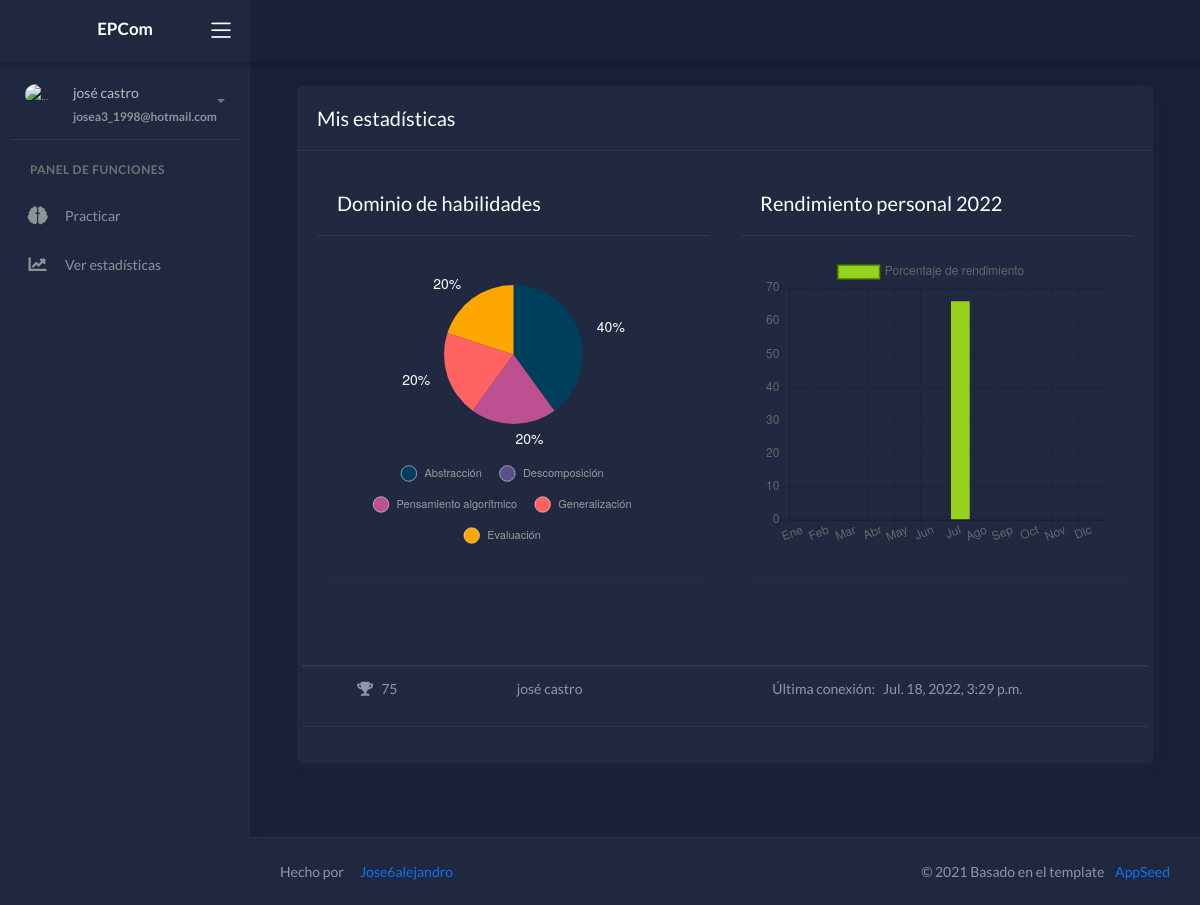
/home/stats/ (signed in), run on the app's committed database.
### statistics_app/models.py (models this page shows, shortened)
class My_Skills(models.Model):
   user = models.ForeignKey(User, on_delete=models.CASCADE, blank=True)
   score = models.IntegerField(default=0, blank=True)
   abstraction = models.IntegerField(default=0, blank=True)
   decomposition = models.IntegerField(default=0, blank=True)
   algorithms = models.IntegerField(default=0, blank=True)
   generalization = models.IntegerField(default=0, blank=True)
   evaluation = models.IntegerField(default=0, blank=True)
   attempts = models.IntegerField(default=0, blank=True)
   correct_answers = models.IntegerField(default=0, blank=True)

### statistics_app/views.py (the view)
# urls.py: path('home/stats/',views.my_stats, name="stats"),
@login_required()
@user_passes_test(views.check, login_url= '/home/')
def my_stats(request):
    title = 'Mis estadísticas'
    user_skills = request.user.my_skills_set.get()
    user_performance = request.user.my_performance_set.get()
    year = date.today().year
    total_skills_value = (
                        user_skills.abstraction +
                        user_skills.decomposition +
                        user_skills.algorithms +
                        user_skills.generalization +
                        user_skills.evaluation
                        )
    return render(request, 'personal_stats.html', {
                                                    "skill": user_skills,
                                                    "performance": user_performance,
                                                    "total": total_skills_value,
                                                    "year": year,
                                                    "title": title
                                                    })

### register_app/views.py (called while the page is built)
def check(user):
    return user.user_profile_set.get().user_role

### templates/personal_stats.html (shortened to what this page needs)
{% extends "layouts/base.html" %}
{% block content %}
	<div class="wrapper">
		{% include 'includes/navigation.html' %}
        {% include 'includes/sidebar.html' %}
		<div class="main-panel">
			<div class="content">
			<div class="page-inner">
			<div class="page-header">
				<div class="col-md-12">
					<div class="card">
						<div class="card-header">
							<div class="card-title">{{title}}</div>
						</div>
						<div class="card-body">
							<div class="row">
								<div class="col-md-6 col-lg-6">
									<div class="card">
										<div class="card-header">
											<div class="card-title">Dominio de habilidades</div>
										</div>
										<div class="card-body">
											<div class="chart-container">
												<canvas id="skillsChart" style="width: 50%; height: 50%"></canvas>
											</div>
										</div>
									</div>
								</div>
								<div class="col-md-6 col-lg-6">
									<div class="card">
										<div class="card-header">
											<div class="card-title">Rendimiento personal {{year}}</div>
										</div>
										<div class="card-body">
											<div class="chart-container">
												<canvas id="performanceChart"></canvas>
											</div>
										</div>
									</div>
								</div>
								<div class="table-responsive">
									<table class="table table-hover">
										<thead>
											<tr>
												<th scope="col"> </th>
												<th scope="col"> </th>
												<th scope="col"> </th>
											</tr>
										</thead>
											<tbody>
												<tr class="text-center">
													<td>
														<p><i class="fas fa-trophy"></i> &nbsp; {{skill.score}}</p>
													</td>
													<td>
														<p>{{skill.user.first_name}} {{skill.user.last_name}}</p>
													</td>
													<td>
														<p>Última conexión: &nbsp; {{skill.user.last_login}}</p>
													</td>
												</tr>
											</tbody>
									</table>
								</div>
							</div>
						</div>
					</div>
				</div>
			</div>
			</div>
		{% include 'includes/footer.html' %}
		</div>
	</div>
{% endblock content %}
{% block javascripts %}
	<script>
		var performanceChart = document.getElementById('performanceChart').getContext('2d'),
		skillsChart = document.getElementById('skillsChart').getContext('2d')
		var barChart = new Chart(performanceChart, {
			type: 'bar',
			data: {
				labels: ["Ene", "Feb", "Mar", "Abr", "May", "Jun", "Jul", "Ago", "Sep", "Oct", "Nov", "Dic"],
				datasets : [{
					label: "Porcentaje de rendimiento",
					backgroundColor: '#95D11D',
					borderColor: '#4F9001',
					data: ['{{performance.january}}', '{{performance.february}}', '{{performance.march}}',
							'{{performance.april}}', '{{performance.may}}', '{{performance.june}}',
						 	'{{performance.july}}', '{{performance.august}}', '{{performance.september}}',
							'{{performance.october}}', '{{performance.november}}', '{{performance.december}}'],
				}],
			},
			options: {
				responsive: true,
				maintainAspectRatio: false,
				scales: {
					yAxes: [{
						ticks: {
							beginAtZero:true
						}
					}]
				},
			}
		});
		var pieChart = new Chart(skillsChart, {
			type: 'pie',
			data: {
				datasets: [{
					data: [('{{skill.abstraction}}'/'{{total}}') * 100,
							('{{skill.decomposition}}'/'{{total}}') * 100,
							('{{skill.algorithms}}'/'{{total}}') * 100,
							('{{skill.generalization}}'/'{{total}}') * 100,
							('{{skill.evaluation}}'/'{{total}}') * 100],
					backgroundColor :["#003f5c","#58508d","#bc5090","#ff6361" ,"#ffa600"],
					borderWidth: 0
				}],
				labels: ['Abstracción', 'Descomposición', 'Pensamiento algorítmico','Generalización', 'Evaluación']
			},
			options : {
				responsive: true,
				maintainAspectRatio: false,
				legend: {
					position : 'bottom',
					labels : {
						fontColor: 'rgb(154, 154, 154)',
						fontSize: 11,
						usePointStyle : true,
						padding: 20
					}
				},
				pieceLabel: {
					render: 'percentage',
					fontColor: 'white',
					fontSize: 14,
					position: 'outside'
				},
				tooltips: false,
				layout: {
					padding: {
						left: 5,
						right: 5,
						top: 5,
						bottom: 5
					}
				}
			}
		})
	</script>
{% endblock javascripts %}

### templates/includes/sidebar.html (shortened to what this page needs)
		<div class="sidebar sidebar-style-2" data-background-color="dark2">
			<div class="sidebar-wrapper scrollbar scrollbar-inner">
				<div class="sidebar-content">
					<div class="user">
						<div class="avatar-sm float-left mr-2">
							<img src="/static/assets/img/icon2.png" alt="..." class="avatar-img rounded-circle">
						</div>
						<div class="info">
							<a data-toggle="collapse" href="#collapseExample" aria-expanded="true">
								<span>
									{{ request.user.first_name }}
									{{ request.user.last_name }}
									<span class="user-level">
										{{ request.user.email }}
									</span>
									<span class="caret"></span>
								</span>
							</a>
						</div>
					</div>
				{% if not user.user_profile_set.first.user_role%}
					<ul class="nav nav-primary">
						<li class="nav-section">
							<span class="sidebar-mini-icon">
								<i class="fa fa-ellipsis-h"></i>
							</span>
							<h4 class="text-section">Panel de funciones </h4>
						</li>
						<li class="nav-item {% if 'ui-' in segment %} active {% endif %}">
							<a data-toggle="collapse" href="#base">
								<i class="fas fa-th-list"></i>
								<p>Gestionar problemas</p>
								<span class="caret"></span>
							</a>
							<div class="collapse" id="base">
								<ul class="nav nav-collapse">
									<li>
										<a href="{% url 'read' %}">
											<span class="sub-item">Ver problemas</span>
										</a>
									</li>
									<li>
										<a href="{% url 'create' %}">
											<span class="sub-item">Agregar un problema</span>
										</a>
									</li>
								</ul>
							</div>
						</li>
						<li class="nav-item ">
							<a href="{% url 'statistics' %}">
								<i class="fas fa-chart-bar"></i>
								<p>Ver estadísticas</p>
							</a>
						</li>
					</ul>
				{% else %}
					<ul class="nav nav-primary">
							<li class="nav-section">
								<h4 class="text-section">Panel de funciones</h4>
							</li>
							<li class="nav-item ">
								<a href="{% url 'question' %}">
									<i class="fas fa-brain"></i>
									<p>Practicar</p>
								</a>
							</li>
							<li class="nav-item ">
								<a href="{% url 'stats' %}">
									<i class="fas fa-chart-line"></i>
									<p>Ver estadísticas</p>
								</a>
							</li>
						</ul>
				{% endif %}
				</div>
			</div>
		</div>

### data on the page
My_Skills: score "75", user.first_name "josé", user.last_name "castro", user.last_login "Jul. 18, 2022, 3:29 p.m."

### other printed values
{{ request.user.first_name }} "josé"
{{ request.user.last_name }} "castro"
{{ request.user.email }} "josea3_1998@hotmail.com"
{{ title }} "Mis estadísticas"
chart data {{ performance.january }} 0
chart data {{ performance.february }} 0
chart data {{ performance.march }} 0
chart data {{ performance.april }} 0
